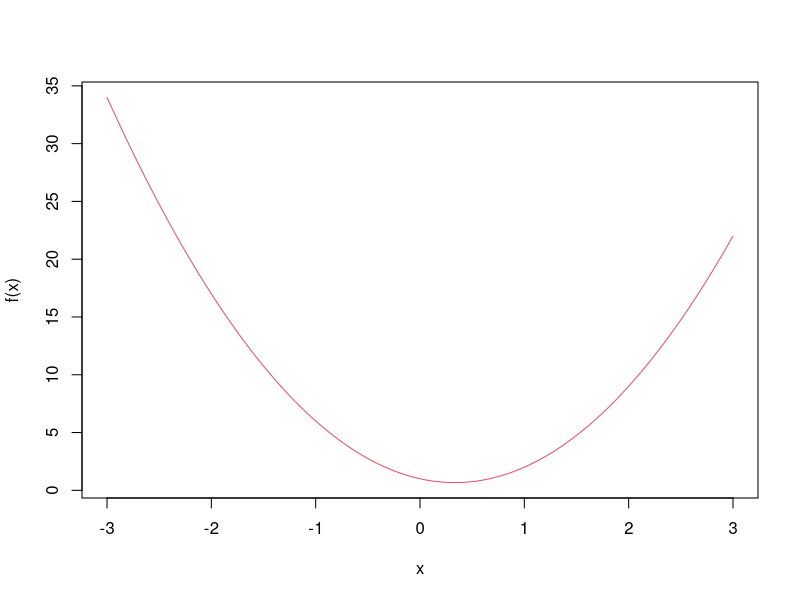

Write the R code that produced this figure.
## ---- chunk 1
knitr::opts_chunk$set(echo = TRUE)
## ---- chunk 2
f <- function(x){(3*x^2) - (2 * x) + 1}
integrate(f, lower = 1, upper = 3)
## ---- chunk 3
# plot
curve(f, from = -3, to = 3, col = 2)
